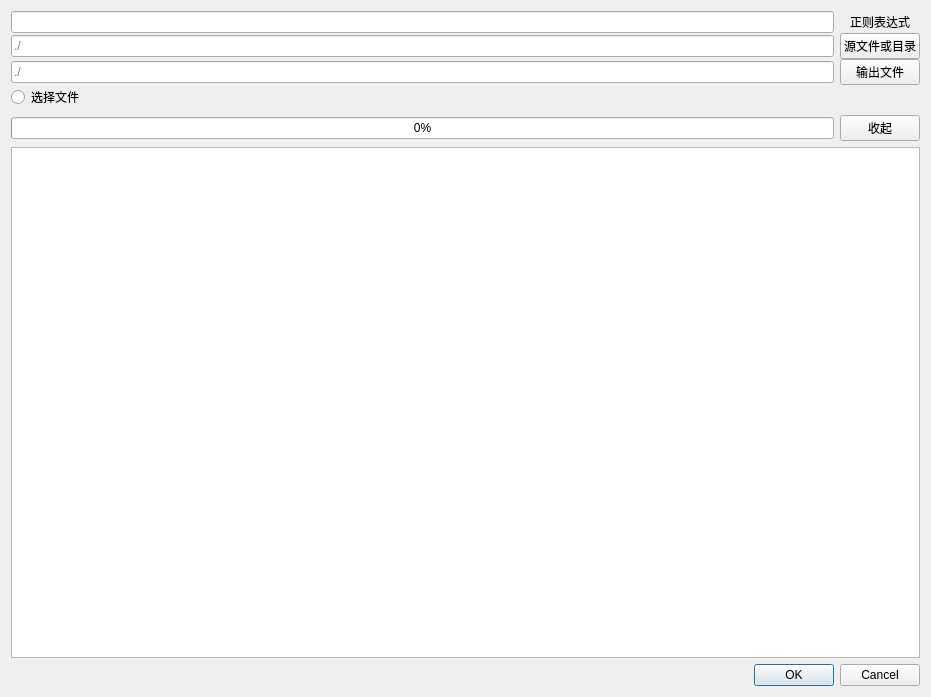
<?xml version="1.0" encoding="UTF-8"?>
<ui version="4.0">
 <class>Megre</class>
 <widget class="QWidget" name="Megre">
  <property name="geometry">
   <rect>
    <x>0</x>
    <y>0</y>
    <width>931</width>
    <height>697</height>
   </rect>
  </property>
  <property name="windowTitle">
   <string>Form</string>
  </property>
  <layout class="QVBoxLayout" name="verticalLayout_3">
   <item>
    <layout class="QVBoxLayout" name="verticalLayout">
     <item>
      <layout class="QGridLayout" name="gridLayout">
       <property name="horizontalSpacing">
        <number>6</number>
       </property>
       <property name="verticalSpacing">
        <number>0</number>
       </property>
       <item row="2" column="1">
        <widget class="QPushButton" name="outputBtn">
         <property name="text">
          <string>输出文件</string>
         </property>
        </widget>
       </item>
       <item row="1" column="0">
        <widget class="QLineEdit" name="srcEdit">
         <property name="text">
          <string/>
         </property>
         <property name="placeholderText">
          <string>./</string>
         </property>
        </widget>
       </item>
       <item row="0" column="1">
        <widget class="QLabel" name="label">
         <property name="text">
          <string>正则表达式</string>
         </property>
         <property name="alignment">
          <set>Qt::AlignmentFlag::AlignCenter</set>
         </property>
        </widget>
       </item>
       <item row="1" column="1">
        <widget class="QPushButton" name="srcBtn">
         <property name="text">
          <string>源文件或目录</string>
         </property>
        </widget>
       </item>
       <item row="0" column="0">
        <widget class="QLineEdit" name="regExEdit"/>
       </item>
       <item row="2" column="0">
        <widget class="QLineEdit" name="outputEdit">
         <property name="placeholderText">
          <string>./</string>
         </property>
        </widget>
       </item>
       <item row="3" column="0">
        <widget class="QRadioButton" name="fileSeletBtn">
         <property name="text">
          <string>选择文件</string>
         </property>
        </widget>
       </item>
      </layout>
     </item>
     <item>
      <layout class="QHBoxLayout" name="horizontalLayout">
       <item>
        <widget class="QProgressBar" name="progressBar">
         <property name="value">
          <number>0</number>
         </property>
        </widget>
       </item>
       <item>
        <widget class="QPushButton" name="putAwayBtn">
         <property name="text">
          <string>收起</string>
         </property>
        </widget>
       </item>
      </layout>
     </item>
    </layout>
   </item>
   <item>
    <layout class="QVBoxLayout" name="verticalLayout_2">
     <item>
      <widget class="QTextBrowser" name="textBrowser"/>
     </item>
     <item>
      <widget class="QDialogButtonBox" name="buttonBox">
       <property name="standardButtons">
        <set>QDialogButtonBox::StandardButton::Cancel|QDialogButtonBox::StandardButton::Ok</set>
       </property>
      </widget>
     </item>
    </layout>
   </item>
  </layout>
 </widget>
 <resources/>
 <connections/>
</ui>
